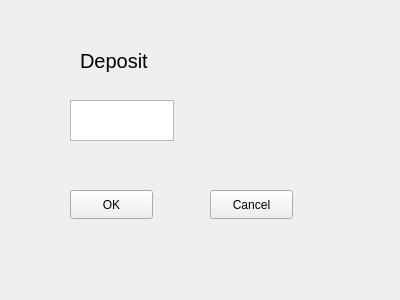
<?xml version="1.0" encoding="UTF-8"?>
<ui version="4.0">
 <class>DepositWindow</class>
 <widget class="QWidget" name="DepositWindow">
  <property name="geometry">
   <rect>
    <x>0</x>
    <y>0</y>
    <width>400</width>
    <height>300</height>
   </rect>
  </property>
  <property name="windowTitle">
   <string>Form</string>
  </property>
  <widget class="QLabel" name="label">
   <property name="geometry">
    <rect>
     <x>80</x>
     <y>40</y>
     <width>201</width>
     <height>41</height>
    </rect>
   </property>
   <property name="font">
    <font>
     <pointsize>15</pointsize>
    </font>
   </property>
   <property name="text">
    <string>Deposit</string>
   </property>
  </widget>
  <widget class="QPushButton" name="pushButton">
   <property name="geometry">
    <rect>
     <x>70</x>
     <y>190</y>
     <width>83</width>
     <height>29</height>
    </rect>
   </property>
   <property name="text">
    <string>OK</string>
   </property>
  </widget>
  <widget class="QPushButton" name="pushButton_2">
   <property name="geometry">
    <rect>
     <x>210</x>
     <y>190</y>
     <width>83</width>
     <height>29</height>
    </rect>
   </property>
   <property name="text">
    <string>Cancel</string>
   </property>
  </widget>
  <widget class="QPlainTextEdit" name="plainTextEdit">
   <property name="geometry">
    <rect>
     <x>70</x>
     <y>100</y>
     <width>104</width>
     <height>41</height>
    </rect>
   </property>
  </widget>
 </widget>
 <resources/>
 <connections/>
</ui>
